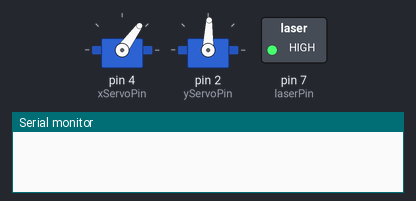
This sketch was run on a simulated Arduino Uno, built with avr-gcc and run on an emulated ATmega328P. On the bench: 2 × servo, switched loads named in the sketch (green lamp = pin HIGH), the last lines printed to the serial monitor.

Above: at 0.05 s.
At 1.55 s:
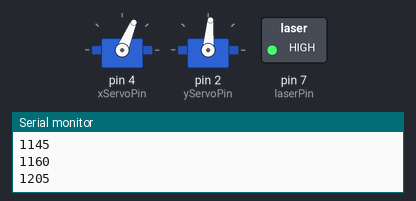
At 1.85 s:
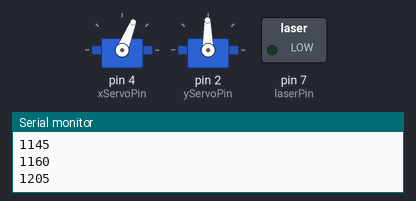
At 3.2 s:
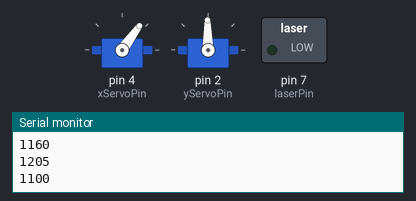
Timing chart, 0 to 7.4 s (numbered marks = the images above):
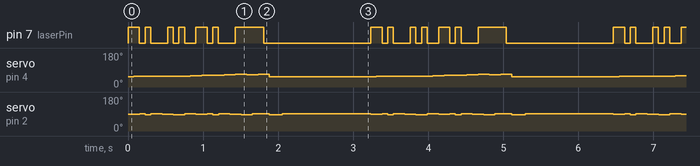

The sketch:

servoTime.ino
```cpp
#include <Time.h>

#include <Servo.h>


Servo x;
Servo y;
int laserPin = 7;
int xServoPin = 4;
int yServoPin = 2;
int scale = 3;
int del;
int letterHeight = -60;
int letterWidth = 30;
int xLowBoundary = 1100;
int yLowBoundary = 1480;

int xHighBoundary = 1250;
int yHighBoundary = 1416;
int xPos = xLowBoundary;
int yPos = yLowBoundary;

void setup() {
Serial.begin(9600);
pinMode(laserPin, OUTPUT);
x.attach(xServoPin);
y.attach(yServoPin);

digitalWrite(laserPin,LOW);
x.writeMicroseconds(xPos);
y.writeMicroseconds(yPos);
setTime(4, 46, 0, 29,3, 2014);

}

void loop() {
String time = String(hour()) + ":" + String(minute());
xHighBoundary = 1100 + 30*time.length()+15;
 for (int i = 0; i < time.length(); i++)
  {
  char c = time.charAt(i);
  switch (c) {
    case '0':
      drawZero();
      drawSpace();
      break;
    case '1':
      drawOne();
     drawSpace();
      break;
    case '2':
      drawTwo();
     drawSpace();
      break;
    case '3':
      drawThree();
      drawSpace();
      break;
    case '4':
      drawFour();
      drawSpace();
      break;
    case '5':
      drawFive();
     drawSpace();
      break;
    case '6':
      drawSix();
      drawSpace();
      break;
    case '7':
      drawSeven();
      drawSpace();
      break;
    case '8':
      drawEight();
     drawSpace();
      break;
     case '9':
      drawNine();
      drawSpace();
      break;
     case ':':
      drawColon();
      drawSpace();
      break;
  }
if (xPos + letterWidth > xHighBoundary) { //character line wrap
       yPos = yPos + letterHeight + 5;
       xPos = xLowBoundary;
       updatePosition();
       delay(100);
    }

    if (yPos +letterHeight < yHighBoundary) { //panel wrap
      yPos = yLowBoundary;
      xPos = xLowBoundary;
      updatePosition();
      delay(100);
}
Serial.println(xPos);

}
delay(1000);

}
void drawZero() {
  moveOn(0, letterHeight);
  moveOn(letterWidth, 0);
  moveOn(0, letterHeight*-1);
  moveOn(letterWidth*-1, 0);
  moveOff(letterWidth, 0);
}

void drawOne() {
  moveOff(letterWidth/4, 0);
  moveOn(letterWidth/4, 0);
  moveOn(0, letterHeight);
  moveOff(letterWidth/2, letterHeight*-1);
}

void drawTwo() {
  moveOn(letterWidth, 0);
  moveOn(0, letterHeight/2);
  moveOn(letterWidth*-1, 0);
  moveOn(0, letterHeight/2);
  moveOn(letterWidth, 0);
  moveOff(0, letterHeight*-1);
}

void drawThree() {
  moveOn(letterWidth,0);
  moveOn(0, letterHeight);
  moveOn(letterWidth*-1, 0);
  moveOff(0, letterHeight/-2);
  moveOn(letterWidth, 0);
  moveOff(0, letterHeight/-2);
}

void drawFour() {
  moveOn(0, letterHeight/2);
  moveOn(letterWidth, 0);
  moveOff(0, letterHeight/-2);
  moveOn(0, letterHeight);
  moveOff(0, letterHeight*-1);
}
void drawFive() {
  moveOff(letterWidth, 0);
  moveOn(letterWidth*-1, 0);
  moveOn(0, letterHeight/2);
  moveOn(letterWidth, 0);
  moveOn(0, letterHeight/2);
  moveOn(letterWidth*-1,0);
  moveOff(letterWidth, letterHeight* -1);

}
void drawSix() {
  moveOff(0,letterHeight/2);
  moveOn(letterWidth,0);
  moveOn(0,letterHeight/2);
  moveOn(letterWidth*-1, 0);
  moveOn(0, letterHeight*-1);
  moveOn(letterWidth, 0);
}

void drawSeven() {
  moveOn(letterWidth, 0);
  moveOn(letterWidth/-2, letterHeight);
  moveOff(letterWidth/2, letterHeight*-1);
}

void drawEight() {
  moveOn(0, letterHeight);
  moveOn(letterWidth, 0);
  moveOn(0, letterHeight*-1);
  moveOn(letterWidth*-1, 0);
  moveOff(0, letterHeight/2);
  moveOn(letterWidth, 0);
  moveOff(0, letterHeight/-2);
}

void drawNine() {
  moveOff(letterWidth, letterHeight/2);
  moveOn(letterWidth*-1, 0);
  moveOn(0,letterHeight/-2);
  moveOn(letterWidth, 0);
  moveOn(0, letterHeight);
  moveOn(letterWidth*-1, 0);
  moveOff(letterWidth, letterHeight *-1);
}
void drawColon() {
  moveOff(0,letterHeight/4);
  moveOn(0,0);
  moveOff(0, letterHeight/2);
  moveOn(0,0);
  moveOff(0, (letterHeight/4)*-3);
}
void drawSpace() {
  moveOff(letterWidth/2, 0);
}

void moveOn (int xGo, int yGo) {
  digitalWrite(laserPin, HIGH);
  xPos = xPos + xGo;
  yPos = yPos + yGo;
  x.writeMicroseconds(xPos);
  y.writeMicroseconds(yPos);
  delay(75);
  digitalWrite(laserPin, LOW);

}
void moveOff (int xGo, int yGo) {
  xPos = xPos + xGo;
  yPos = yPos + yGo;
  x.writeMicroseconds(xPos);
  y.writeMicroseconds(yPos);
  delay(75);
}

void updatePosition() {
  x.writeMicroseconds(xPos);
  y.writeMicroseconds(yPos);
  delay(75);
}
```

Measured:
- by itself, servo on pin 4 (xServoPin): repeats every 3.2 s: 58° 0.45 s, 60° 0.15 s, 63° 0.30 s, 64° 0.15 s, 67° 0.15 s, 64° 0.15 s, 67° 0.08 s, 68° 0.08 s, 54° 1.4 s, 57° 0.30 s
- by itself, pin 7 (laserPin): repeats every 3.2 s: LOW 0.08 s, HIGH 0.08 s, LOW 0.23 s, HIGH 0.08 s, LOW 0.08 s, HIGH 0.08 s, LOW 0.15 s, HIGH 0.15 s, LOW 0.08 s, HIGH 0.08 s, LOW 0.23 s, HIGH 0.38 s, LOW 1.4 s, HIGH 0.15 s
